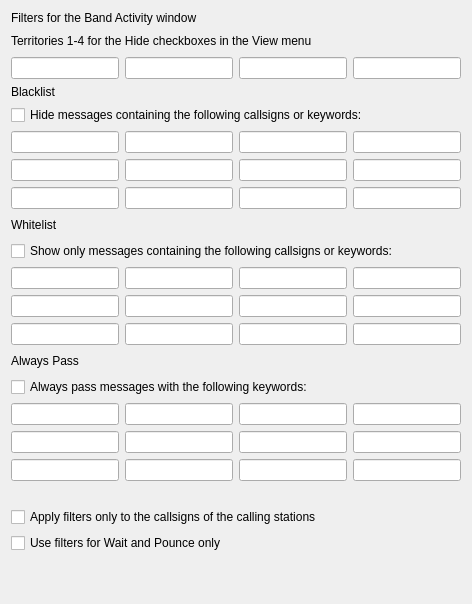
     <widget class="QWidget" name="filters_tab">
      <attribute name="title">
       <string>Filters</string>
      </attribute>
      <layout class="QGridLayout" name="gridLayout_13">
       <item row="0" column="0">
        <layout class="QGridLayout" name="gridLayout_19">
         <item row="15" column="3">
          <widget class="QLineEdit" name="Pass4"/>
         </item>
         <item row="9" column="0" colspan="4">
          <widget class="QCheckBox" name="cbWhitelist">
           <property name="text">
            <string>Show only messages containing the following callsigns or keywords:</string>
           </property>
          </widget>
         </item>
         <item row="17" column="2">
          <widget class="QLineEdit" name="Pass11"/>
         </item>
         <item row="14" column="0" colspan="4">
          <widget class="QCheckBox" name="cbPass">
           <property name="text">
            <string>Always pass messages with the following keywords:</string>
           </property>
          </widget>
         </item>
         <item row="16" column="2">
          <widget class="QLineEdit" name="Pass7"/>
         </item>
         <item row="12" column="2">
          <widget class="QLineEdit" name="Whitelist11"/>
         </item>
         <item row="11" column="0">
          <widget class="QLineEdit" name="Whitelist5"/>
         </item>
         <item row="6" column="2">
          <widget class="QLineEdit" name="Blacklist7"/>
         </item>
         <item row="6" column="0">
          <widget class="QLineEdit" name="Blacklist5"/>
         </item>
         <item row="0" column="0" colspan="4">
          <widget class="QLabel" name="label_18">
           <property name="sizePolicy">
            <sizepolicy hsizetype="Preferred" vsizetype="Preferred">
             <horstretch>0</horstretch>
             <verstretch>0</verstretch>
            </sizepolicy>
           </property>
           <property name="text">
            <string>Filters for the Band Activity window</string>
           </property>
           <property name="alignment">
            <set>Qt::AlignLeading|Qt::AlignLeft|Qt::AlignTop</set>
           </property>
          </widget>
         </item>
         <item row="1" column="0" colspan="4" alignment="Qt::AlignBottom">
          <widget class="QLabel" name="territory_label">
           <property name="sizePolicy">
            <sizepolicy hsizetype="Preferred" vsizetype="Preferred">
             <horstretch>0</horstretch>
             <verstretch>0</verstretch>
            </sizepolicy>
           </property>
           <property name="minimumSize">
            <size>
             <width>0</width>
             <height>20</height>
            </size>
           </property>
           <property name="text">
            <string>Territories 1-4 for the Hide checkboxes in the View menu</string>
           </property>
          </widget>
         </item>
         <item row="10" column="1">
          <widget class="QLineEdit" name="Whitelist2"/>
         </item>
         <item row="16" column="3">
          <widget class="QLineEdit" name="Pass8"/>
         </item>
         <item row="7" column="0">
          <widget class="QLineEdit" name="Blacklist9"/>
         </item>
         <item row="2" column="1">
          <widget class="QLineEdit" name="Territory2"/>
         </item>
         <item row="11" column="1">
          <widget class="QLineEdit" name="Whitelist6"/>
         </item>
         <item row="2" column="0">
          <widget class="QLineEdit" name="Territory1"/>
         </item>
         <item row="2" column="2">
          <widget class="QLineEdit" name="Territory3"/>
         </item>
         <item row="16" column="1">
          <widget class="QLineEdit" name="Pass6"/>
         </item>
         <item row="10" column="0">
          <widget class="QLineEdit" name="Whitelist1"/>
         </item>
         <item row="18" column="0">
          <spacer name="verticalSpacer_12">
           <property name="orientation">
            <enum>Qt::Vertical</enum>
           </property>
           <property name="sizeType">
            <enum>QSizePolicy::Fixed</enum>
           </property>
           <property name="sizeHint" stdset="0">
            <size>
             <width>20</width>
             <height>20</height>
            </size>
           </property>
          </spacer>
         </item>
         <item row="4" column="0" colspan="4">
          <widget class="QCheckBox" name="cbBlacklist">
           <property name="text">
            <string>Hide messages containing the following callsigns or keywords:</string>
           </property>
          </widget>
         </item>
         <item row="20" column="0" colspan="4">
          <widget class="QCheckBox" name="cb_filters_for_Wait_and_Pounce_only">
           <property name="toolTip">
            <string>&lt;html&gt;&lt;head/&gt;&lt;body&gt;&lt;p&gt;Use filters for Wait and Pounce only.&lt;/p&gt;&lt;/body&gt;&lt;/html&gt;</string>
           </property>
           <property name="text">
            <string>Use filters for Wait and Pounce only</string>
           </property>
          </widget>
         </item>
         <item row="13" column="0" colspan="4">
          <widget class="QLabel" name="always_pass_label">
           <property name="minimumSize">
            <size>
             <width>0</width>
             <height>20</height>
            </size>
           </property>
           <property name="text">
            <string>Always Pass</string>
           </property>
          </widget>
         </item>
         <item row="8" column="0" colspan="4" alignment="Qt::AlignBottom">
          <widget class="QLabel" name="whitelist_label">
           <property name="sizePolicy">
            <sizepolicy hsizetype="Preferred" vsizetype="Preferred">
             <horstretch>0</horstretch>
             <verstretch>0</verstretch>
            </sizepolicy>
           </property>
           <property name="minimumSize">
            <size>
             <width>0</width>
             <height>20</height>
            </size>
           </property>
           <property name="text">
            <string>Whitelist</string>
           </property>
          </widget>
         </item>
         <item row="5" column="2">
          <widget class="QLineEdit" name="Blacklist3"/>
         </item>
         <item row="7" column="3">
          <widget class="QLineEdit" name="Blacklist12"/>
         </item>
         <item row="15" column="2">
          <widget class="QLineEdit" name="Pass3"/>
         </item>
         <item row="12" column="0">
          <widget class="QLineEdit" name="Whitelist9"/>
         </item>
         <item row="17" column="0">
          <widget class="QLineEdit" name="Pass9"/>
         </item>
         <item row="6" column="1">
          <widget class="QLineEdit" name="Blacklist6"/>
         </item>
         <item row="11" column="2">
          <widget class="QLineEdit" name="Whitelist7"/>
         </item>
         <item row="2" column="3">
          <widget class="QLineEdit" name="Territory4"/>
         </item>
         <item row="17" column="3">
          <widget class="QLineEdit" name="Pass12"/>
         </item>
         <item row="7" column="1">
          <widget class="QLineEdit" name="Blacklist10"/>
         </item>
         <item row="16" column="0">
          <widget class="QLineEdit" name="Pass5"/>
         </item>
         <item row="10" column="2">
          <widget class="QLineEdit" name="Whitelist3"/>
         </item>
         <item row="15" column="0">
          <widget class="QLineEdit" name="Pass1"/>
         </item>
         <item row="6" column="3">
          <widget class="QLineEdit" name="Blacklist8"/>
         </item>
         <item row="15" column="1">
          <widget class="QLineEdit" name="Pass2"/>
         </item>
         <item row="11" column="3">
          <widget class="QLineEdit" name="Whitelist8"/>
         </item>
         <item row="5" column="0">
          <widget class="QLineEdit" name="Blacklist1"/>
         </item>
         <item row="12" column="1">
          <widget class="QLineEdit" name="Whitelist10"/>
         </item>
         <item row="10" column="3">
          <widget class="QLineEdit" name="Whitelist4"/>
         </item>
         <item row="19" column="0" colspan="4">
          <widget class="QCheckBox" name="cb_filters_for_word2">
           <property name="toolTip">
            <string>&lt;html&gt;&lt;head/&gt;&lt;body&gt;&lt;p&gt;Apply filters only to the callsigns of the calling stations. Usually the second word of the messages is analyzed, for directional calls the third word.&lt;/p&gt;&lt;/body&gt;&lt;/html&gt;</string>
           </property>
           <property name="text">
            <string>Apply filters only to the callsigns of the calling stations</string>
           </property>
          </widget>
         </item>
         <item row="7" column="2">
          <widget class="QLineEdit" name="Blacklist11"/>
         </item>
         <item row="12" column="3">
          <widget class="QLineEdit" name="Whitelist12"/>
         </item>
         <item row="21" column="0">
          <spacer name="verticalSpacer_10">
           <property name="orientation">
            <enum>Qt::Vertical</enum>
           </property>
           <property name="sizeHint" stdset="0">
            <size>
             <width>20</width>
             <height>40</height>
            </size>
           </property>
          </spacer>
         </item>
         <item row="5" column="1">
          <widget class="QLineEdit" name="Blacklist2"/>
         </item>
         <item row="5" column="3">
          <widget class="QLineEdit" name="Blacklist4"/>
         </item>
         <item row="17" column="1">
          <widget class="QLineEdit" name="Pass10"/>
         </item>
         <item row="3" column="0" colspan="4">
          <widget class="QLabel" name="blacklist_label">
           <property name="text">
            <string>Blacklist</string>
           </property>
          </widget>
         </item>
        </layout>
       </item>
      </layout>
     </widget>
